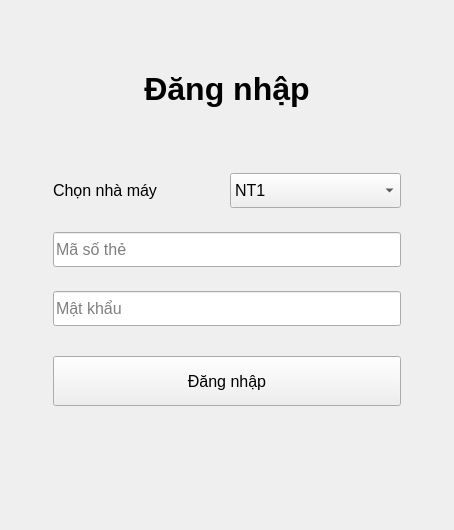
      <widget class="QWidget" name="tab">
       <attribute name="title">
        <string>Đăng nhập</string>
       </attribute>
       <layout class="QVBoxLayout" name="verticalLayout">
        <item>
         <widget class="QWidget" name="widget_2" native="true">
          <property name="sizePolicy">
           <sizepolicy hsizetype="Preferred" vsizetype="Expanding">
            <horstretch>0</horstretch>
            <verstretch>0</verstretch>
           </sizepolicy>
          </property>
          <layout class="QHBoxLayout" name="horizontalLayout_5">
           <item>
            <widget class="QWidget" name="widget_7" native="true"/>
           </item>
           <item>
            <widget class="QWidget" name="widget_6" native="true">
             <property name="minimumSize">
              <size>
               <width>402</width>
               <height>484</height>
              </size>
             </property>
             <property name="maximumSize">
              <size>
               <width>402</width>
               <height>484</height>
              </size>
             </property>
             <layout class="QVBoxLayout" name="verticalLayout_2">
              <item>
               <widget class="QWidget" name="widget_9" native="true">
                <property name="minimumSize">
                 <size>
                  <width>0</width>
                  <height>120</height>
                 </size>
                </property>
                <property name="maximumSize">
                 <size>
                  <width>16777215</width>
                  <height>120</height>
                 </size>
                </property>
                <layout class="QHBoxLayout" name="horizontalLayout_6">
                 <item>
                  <widget class="QLabel" name="label_4">
                   <property name="sizePolicy">
                    <sizepolicy hsizetype="Expanding" vsizetype="Preferred">
                     <horstretch>0</horstretch>
                     <verstretch>0</verstretch>
                    </sizepolicy>
                   </property>
                   <property name="minimumSize">
                    <size>
                     <width>0</width>
                     <height>80</height>
                    </size>
                   </property>
                   <property name="maximumSize">
                    <size>
                     <width>16777215</width>
                     <height>80</height>
                    </size>
                   </property>
                   <property name="font">
                    <font>
                     <pointsize>24</pointsize>
                     <weight>75</weight>
                     <bold>true</bold>
                    </font>
                   </property>
                   <property name="text">
                    <string>Đăng nhập</string>
                   </property>
                   <property name="alignment">
                    <set>Qt::AlignCenter</set>
                   </property>
                  </widget>
                 </item>
                </layout>
               </widget>
              </item>
              <item>
               <widget class="QWidget" name="widget_10" native="true">
                <layout class="QVBoxLayout" name="verticalLayout_4">
                 <item>
                  <widget class="QWidget" name="widget_12" native="true">
                   <layout class="QHBoxLayout" name="horizontalLayout_8">
                    <item>
                     <widget class="QLabel" name="label_6">
                      <property name="font">
                       <font>
                        <pointsize>12</pointsize>
                       </font>
                      </property>
                      <property name="text">
                       <string>Chọn nhà máy</string>
                      </property>
                     </widget>
                    </item>
                    <item>
                     <widget class="QComboBox" name="cb001">
                      <property name="minimumSize">
                       <size>
                        <width>0</width>
                        <height>35</height>
                       </size>
                      </property>
                      <property name="font">
                       <font>
                        <pointsize>12</pointsize>
                       </font>
                      </property>
                      <item>
                       <property name="text">
                        <string>NT1</string>
                       </property>
                      </item>
                      <item>
                       <property name="text">
                        <string>NT2</string>
                       </property>
                      </item>
                     </widget>
                    </item>
                   </layout>
                  </widget>
                 </item>
                 <item>
                  <widget class="QWidget" name="widget_13" native="true">
                   <layout class="QVBoxLayout" name="verticalLayout_3">
                    <item>
                     <widget class="QLineEdit" name="tb001">
                      <property name="minimumSize">
                       <size>
                        <width>0</width>
                        <height>35</height>
                       </size>
                      </property>
                      <property name="font">
                       <font>
                        <pointsize>12</pointsize>
                       </font>
                      </property>
                      <property name="text">
                       <string/>
                      </property>
                      <property name="placeholderText">
                       <string>Mã số thẻ</string>
                      </property>
                     </widget>
                    </item>
                   </layout>
                  </widget>
                 </item>
                 <item>
                  <widget class="QWidget" name="widget_14" native="true">
                   <layout class="QHBoxLayout" name="horizontalLayout_9">
                    <item>
                     <widget class="QLineEdit" name="tb002">
                      <property name="minimumSize">
                       <size>
                        <width>0</width>
                        <height>35</height>
                       </size>
                      </property>
                      <property name="font">
                       <font>
                        <pointsize>12</pointsize>
                       </font>
                      </property>
                      <property name="text">
                       <string/>
                      </property>
                      <property name="echoMode">
                       <enum>QLineEdit::Password</enum>
                      </property>
                      <property name="placeholderText">
                       <string>Mật khẩu</string>
                      </property>
                     </widget>
                    </item>
                   </layout>
                  </widget>
                 </item>
                 <item>
                  <widget class="QWidget" name="widget_15" native="true">
                   <property name="minimumSize">
                    <size>
                     <width>0</width>
                     <height>80</height>
                    </size>
                   </property>
                   <property name="maximumSize">
                    <size>
                     <width>16777215</width>
                     <height>80</height>
                    </size>
                   </property>
                   <layout class="QHBoxLayout" name="horizontalLayout_10">
                    <property name="spacing">
                     <number>0</number>
                    </property>
                    <property name="topMargin">
                     <number>9</number>
                    </property>
                    <property name="bottomMargin">
                     <number>9</number>
                    </property>
                    <item>
                     <widget class="QPushButton" name="bt001">
                      <property name="minimumSize">
                       <size>
                        <width>0</width>
                        <height>50</height>
                       </size>
                      </property>
                      <property name="maximumSize">
                       <size>
                        <width>16777215</width>
                        <height>50</height>
                       </size>
                      </property>
                      <property name="font">
                       <font>
                        <pointsize>12</pointsize>
                       </font>
                      </property>
                      <property name="text">
                       <string>Đăng nhập</string>
                      </property>
                     </widget>
                    </item>
                   </layout>
                  </widget>
                 </item>
                </layout>
               </widget>
              </item>
              <item>
               <widget class="QWidget" name="widget_11" native="true">
                <property name="minimumSize">
                 <size>
                  <width>0</width>
                  <height>80</height>
                 </size>
                </property>
                <property name="maximumSize">
                 <size>
                  <width>16777215</width>
                  <height>80</height>
                 </size>
                </property>
                <layout class="QHBoxLayout" name="horizontalLayout_7">
                 <item>
                  <widget class="QLabel" name="lb002">
                   <property name="font">
                    <font>
                     <pointsize>10</pointsize>
                    </font>
                   </property>
                   <property name="styleSheet">
                    <string notr="true">color: rgb(255, 0, 0);</string>
                   </property>
                   <property name="text">
                    <string/>
                   </property>
                   <property name="alignment">
                    <set>Qt::AlignCenter</set>
                   </property>
                  </widget>
                 </item>
                </layout>
               </widget>
              </item>
             </layout>
            </widget>
           </item>
           <item>
            <widget class="QWidget" name="widget_8" native="true"/>
           </item>
          </layout>
         </widget>
        </item>
        <item>
         <widget class="QWidget" name="widget_3" native="true"/>
        </item>
       </layout>
      </widget>
